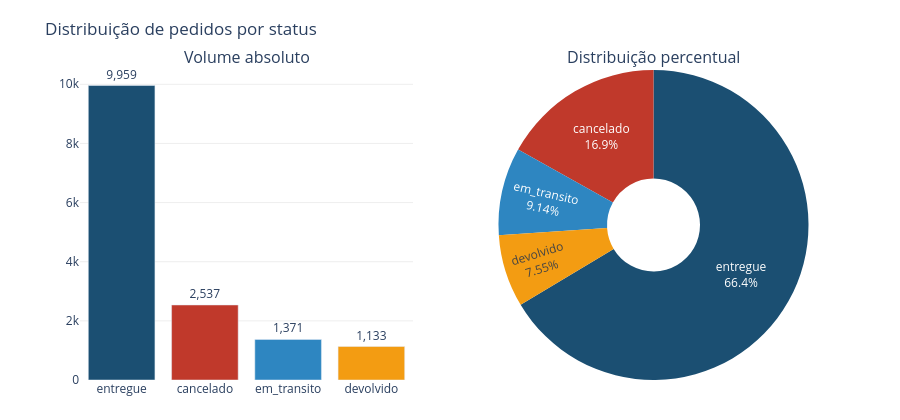

The notebook cell saved with this chart:
### Code cell
cores = {
    'entregue':    '#1B4F72',
    'em_transito': '#2E86C1',
    'cancelado':   '#C0392B',
    'devolvido':   '#F39C12',
}

fig = make_subplots(
    rows=1, cols=2,
    specs=[[{'type': 'bar'}, {'type': 'pie'}]],
    subplot_titles=('Volume absoluto', 'Distribuição percentual')
)

fig.add_trace(go.Bar(
    x=status_dist['status'],
    y=status_dist['quantidade'],
    text=status_dist['quantidade'].apply(lambda x: f'{x:,}'),
    textposition='outside',
    marker_color=[cores.get(s, '#7F8C8D') for s in status_dist['status']],
    showlegend=False
), row=1, col=1)

fig.add_trace(go.Pie(
    labels=status_dist['status'],
    values=status_dist['quantidade'],
    marker_colors=[cores.get(s, '#7F8C8D') for s in status_dist['status']],
    textinfo='label+percent',
    hole=0.3,
    showlegend=False
), row=1, col=2)

fig.update_layout(
    title='Distribuição de pedidos por status',
    plot_bgcolor='white', paper_bgcolor='white',
    height=420, margin=dict(t=70, b=40)
)
fig.update_yaxes(showgrid=True, gridcolor='#EEEEEE', row=1, col=1)
fig.show()

### Figure 1 — Plotly figure (JSON) as saved in the notebook; plotly's stock layout.template omitted (floating-point values rounded to 4 significant figures)
{"data": [{"marker": {"color": ["#1B4F72", "#C0392B", "#2E86C1", "#F39C12"]}, "showlegend": false, "text": ["9,959", "2,537", "1,371", "1,133"], "textposition": "outside", "type": "bar", "x": ["entregue", "cancelado", "em_transito", "devolvido"], "xaxis": "x", "y": [9959, 2537, 1371, 1133], "yaxis": "y"}, {"domain": {"x": [0.55, 1], "y": [0, 1]}, "hole": 0.3, "labels": ["entregue", "cancelado", "em_transito", "devolvido"], "marker": {"colors": ["#1B4F72", "#C0392B", "#2E86C1", "#F39C12"]}, "showlegend": false, "textinfo": "label+percent", "type": "pie", "values": [9959, 2537, 1371, 1133]}], "layout": {"annotations": [{"font": {"size": 16}, "showarrow": false, "text": "Volume absoluto", "x": 0.225, "xanchor": "center", "xref": "paper", "y": 1, "yanchor": "bottom", "yref": "paper"}, {"font": {"size": 16}, "showarrow": false, "text": "Distribuição percentual", "x": 0.775, "xanchor": "center", "xref": "paper", "y": 1, "yanchor": "bottom", "yref": "paper"}], "height": 420, "margin": {"b": 40, "t": 70}, "paper_bgcolor": "white", "plot_bgcolor": "white", "title": {"text": "Distribuição de pedidos por status"}, "xaxis": {"anchor": "y", "domain": [0, 0.45]}, "yaxis": {"anchor": "x", "domain": [0, 1], "gridcolor": "#EEEEEE", "showgrid": true}}}
